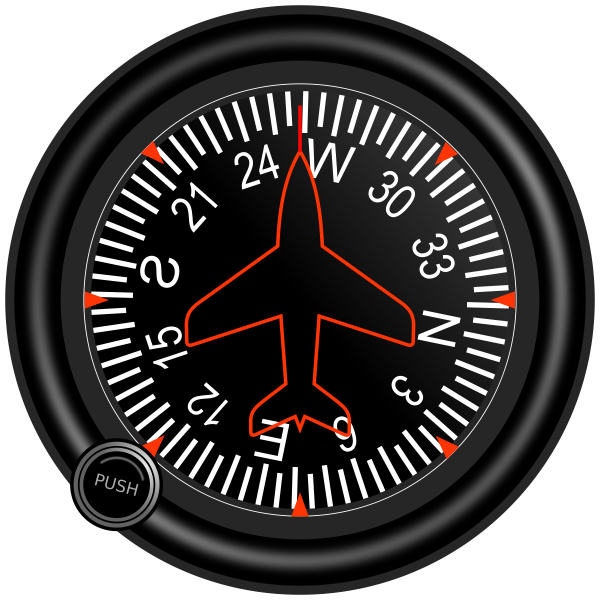
#> input picture test/pusula.png, 1200 x 1200 px (shown at 1/2 size)
$ python plot_test.py
#> lines starting #> are read from the running program, lines starting #| are printed output that depends on the picture
import matplotlib.pyplot as plt
import matplotlib.image as img
from matplotlib.animation import FuncAnimation
import numpy as np
import math
import time

# [52 lines of commented-out code are left out]

class pusula():
    def __init__(self) -> None:
        self.figure = plt.figure(figsize=(5, 5))
        self.ax = self.figure.add_axes([0.1, 0.1, 0.9, 0.9])
        self.cx = 600
        self.cy = 600
        self.r = 400
        self.aci = 0
        self.main()
    def main(self) :
        hours_dx = self.cx + int(math.cos(math.radians(-self.aci))*self.r*.75)
        hours_dy = self.cy - int(math.sin(math.radians(-self.aci))*self.r*.75)
        self.ibre = img.imread('pusula.png')
#> self.ibre is the input picture: shape (1200, 1200, 4) float32; mean R, G, B, A 0.136, 0.124, 0.122, 0.76
        self.y = [600,hours_dy ]
        self.x = [600,hours_dx]
        self.ax.set_ylim([0,1200])
        self.ax.imshow(self.ibre)
        self.ln = self.ax.plot(self.x, self.y,  linewidth=5)
        self.ax.axis("off")
        self.animation = FuncAnimation(self.figure, self.update, interval = 50, init_func= self.artist)
        plt.show()
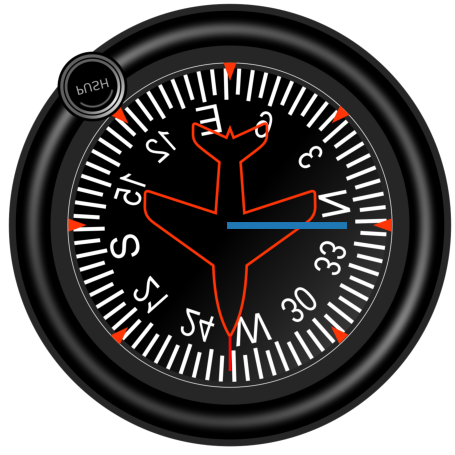
#> figure drawn by matplotlib, 1 panel
    def artist(self):
        return self.ln
    def update(self, frame):
        self.aci += 2
        hours_dx = self.cx + int(math.cos(math.radians(-self.aci))*self.r*.75)
        hours_dy = self.cy - int(math.sin(math.radians(-self.aci))*self.r*.75)
        self.ibre = img.imread('pusula.png')
        self.y = [600,hours_dy ]
        self.x = [600,hours_dx]
        self.ax.clear()
        self.ax.imshow(self.ibre)
        self.ax.set_ylim([0, 1200])
        self.ax.plot(self.x, self.y, linewidth = 5)
        self.ax.set_visible(True)
        self.ax.axis("off")
a = pusula()
